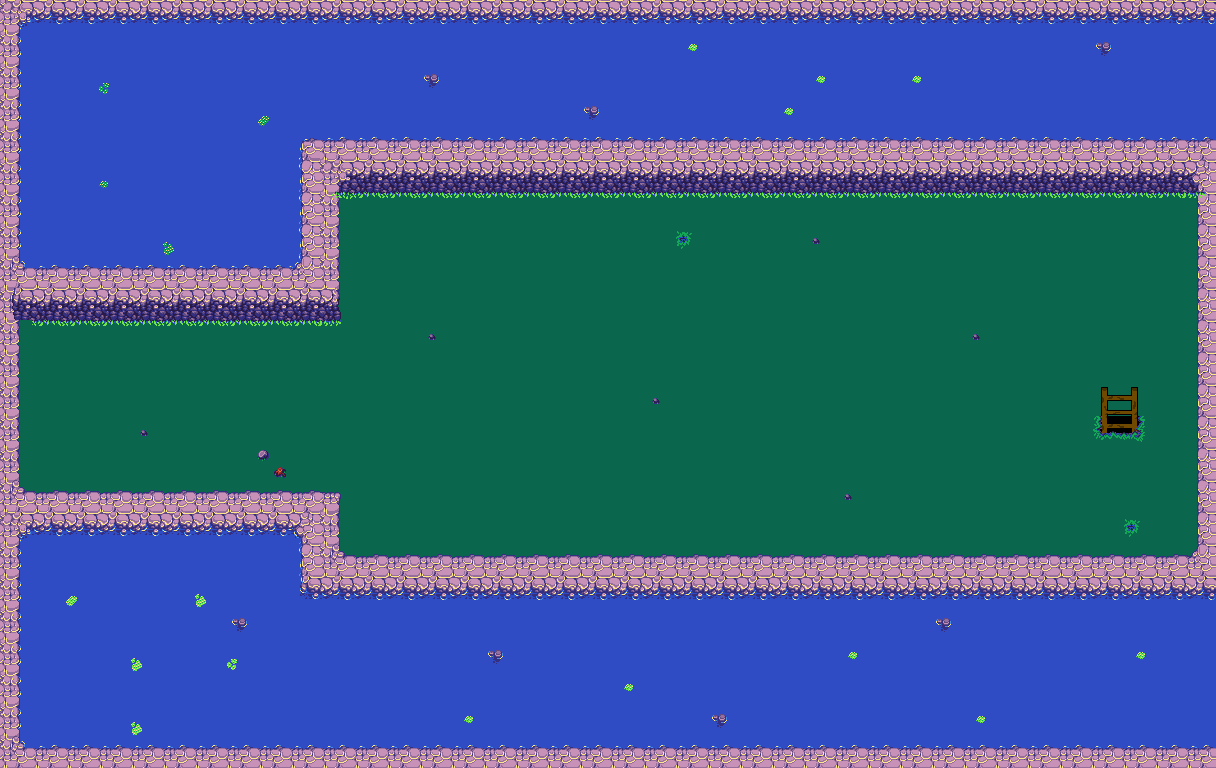

This is a level from a 2D game, rendered from its Tiled map with the project's own tilesets. A one-line summary and the map file follow, with tile-layer data summarised:
An orthogonal 38x24 tile map with 32x32 px tiles, 5 tile layers (ground, water walls, decals, Tile Layer 4, ...), 5 tilesets and 15 objects (boulder1, boulder2, boulder3, boulder4, boulder5).

<map version="1.0" orientation="orthogonal" renderorder="right-down" width="38" height="24" tilewidth="32" tileheight="32" nextobjectid="29">
 <properties>
  <property name="containsTreasure" type="bool" value="false" />
  <property name="numOfBoulders" type="int" value="5" />
 </properties>
 <tileset firstgid="1" name="sheet (1)" tilewidth="32" tileheight="32" tilecount="72" columns="12">
  <image source="dirt text/sheet (1).png" trans="ffffff" width="384" height="192" />
 </tileset>
 <tileset firstgid="73" name="sheet (1)" tilewidth="16" tileheight="16" tilecount="288" columns="24">
  <image source="dirt text/sheet (1).png" width="384" height="192" />
 </tileset>
 <tileset firstgid="361" name="32outside" tilewidth="32" tileheight="32" tilecount="180" columns="20">
  <image source="dirt text/32outside.png" width="640" height="288" />
 </tileset>
 <tileset firstgid="541" name="16outside" tilewidth="16" tileheight="16" tilecount="720" columns="40">
  <image source="dirt text/32outside.png" width="640" height="288" />
 </tileset>
 <tileset firstgid="1261" name="ladder" tilewidth="32" tileheight="32" tilecount="8" columns="2">
  <image source="snow text/ladder.png" width="64" height="128" />
 </tileset>
 <layer name="ground" width="38" height="24">
  <data>[912 cells, 912 non-empty, 1 distinct tile ids]</data>
 </layer>
 <layer name="water walls" width="38" height="24">
  <data>[912 cells, 300 non-empty, 20 distinct tile ids]</data>
 </layer>
 <layer name="decals" width="38" height="24">
  <data>[912 cells, 69 non-empty, 22 distinct tile ids]</data>
 </layer>
 <layer name="Tile Layer 4" width="38" height="24">
  <data>[912 cells, 415 non-empty, 22 distinct tile ids]</data>
 </layer>
 <layer name="Tile Layer 5" width="38" height="24">
  <data>[912 cells, 12 non-empty, 3 distinct tile ids]</data>
 </layer>
 <objectgroup name="collision">
  <object id="1" x="10.6667" y="489.333" width="325.333" height="278.667" />
  <object id="3" x="2.66667" y="1.33333" width="333.333" height="320" />
  <object id="5" x="333.333" y="162.667" width="876" height="28" />
  <object id="6" x="325.334" y="557.334" width="876" height="17.3333" />
  <object id="7" x="1198.67" y="744" width="9.33333" />
  <object id="8" x="1180" y="30.6667" width="32" height="721.333" />
  <object id="12" x="4" y="325.333" width="9.33333" height="165.333" />
  <object id="17" x="1205.33" y="606.667" />
 </objectgroup>
 <objectgroup name="start_end" visible="0">
  <object id="13" x="40" y="381.333" width="62.6667" height="62.6667">
   <ellipse />
  </object>
  <object id="28" x="1090.67" y="376" width="57.3333" height="66.6667" />
 </objectgroup>
 <objectgroup name="properties">
  <object id="23" name="boulder1" x="390.667" y="220.667" width="65.3333" height="54.6667">
   <properties>
    <property name="direction" value="down" />
    <property name="distance" type="int" value="280" />
    <property name="string_prop" value="jesus christ help me" />
    <property name="yoyo" type="bool" value="true" />
   </properties>
  </object>
  <object id="24" name="boulder2" x="524" y="522.666" width="53.3333" height="54.6667">
   <properties>
    <property name="direction" value="up" />
    <property name="distance" type="int" value="280" />
    <property name="yoyo" type="bool" value="true" />
   </properties>
  </object>
  <object id="25" name="boulder3" x="670.667" y="220.67" width="78.6667" height="50.6667">
   <properties>
    <property name="direction" value="down" />
    <property name="distance" type="int" value="280" />
    <property name="yoyo" type="bool" value="true" />
   </properties>
  </object>
  <object id="26" name="boulder4" x="837.333" y="522.67" width="86.6667" height="54.6667">
   <properties>
    <property name="direction" value="up" />
    <property name="distance" type="int" value="280" />
    <property name="yoyo" type="bool" value="true" />
   </properties>
  </object>
  <object id="27" name="boulder5" x="990.667" y="220.67" width="61.3333" height="57.3333">
   <properties>
    <property name="direction" value="down" />
    <property name="distance" type="int" value="280" />
    <property name="yoyo" type="bool" value="true" />
   </properties>
  </object>
 </objectgroup>
</map>
